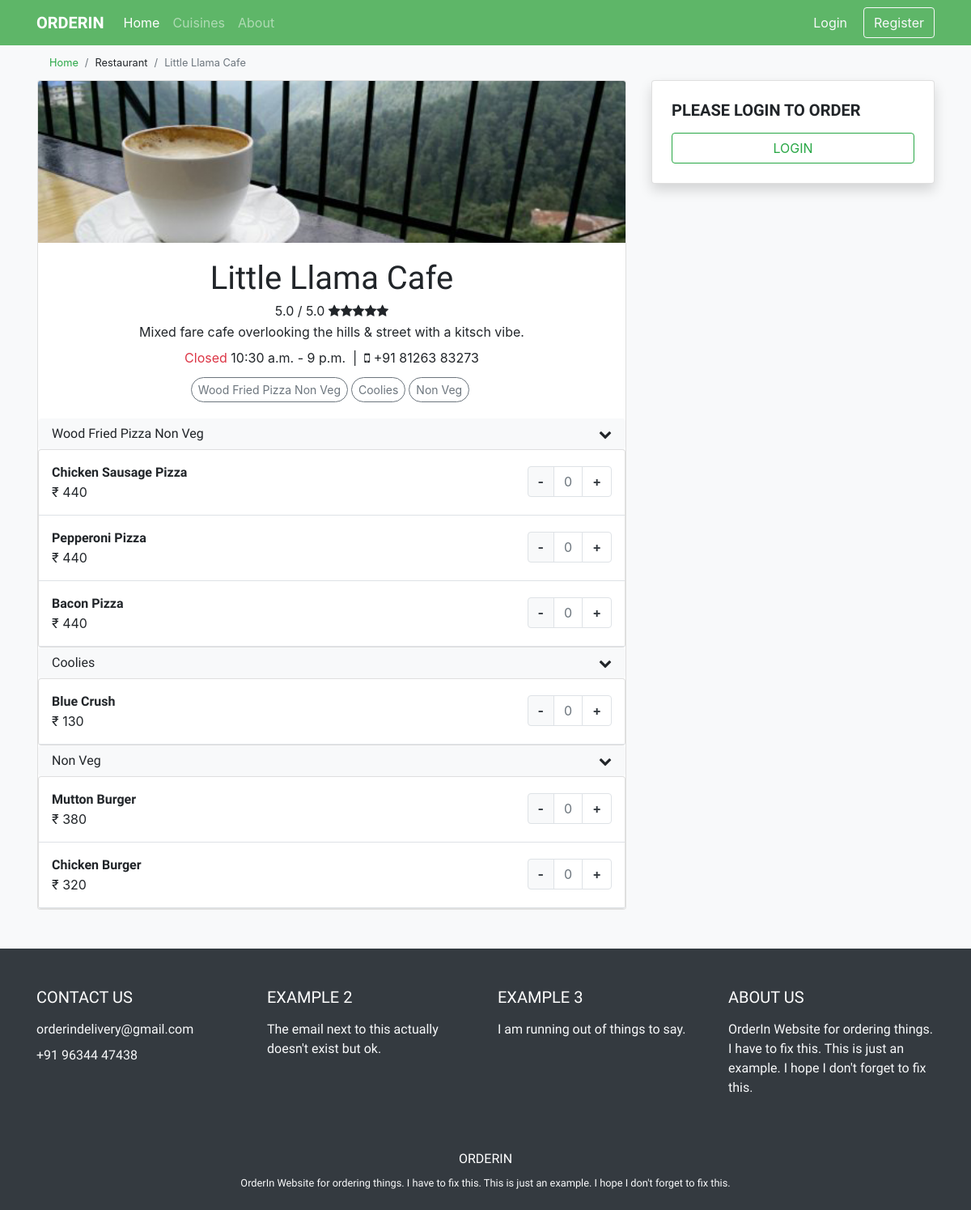
The page /restaurant/1 on the database its author committed.
### food/models.py (models this page shows, shortened)
class Restaurant(models.Model):
    name = models.CharField(max_length=50)
    nick = models.CharField(max_length=10, blank=True)
    cuisine = models.ManyToManyField(Cuisine, related_name='restaurants')
    description = models.TextField(blank=True)
    phoneNumber = models.CharField(max_length=50, blank=True)
    url = models.URLField(blank=True)
    openTime = models.TimeField(blank=True, null=True)
    closeTime = models.TimeField(blank=True, null=True)

class Category(models.Model):
    restaurant = models.ForeignKey(Restaurant, on_delete=models.CASCADE, related_name='categories')
    name = models.CharField(max_length=50)

class MenuItem(models.Model):
    name = models.CharField(max_length=50)
    price = models.IntegerField()
    description = models.TextField(blank=True)
    image = models.ImageField(upload_to='menu_item', blank=True)
    category = models.ForeignKey('Category', on_delete=models.CASCADE, related_name='menu', null=True)
    totalCount = models.IntegerField(default=0)

### food/views.py (the view)
# urls.py: path("restaurant/<int:restaurantId>", views.restaurant, name='restaurant'),
def restaurant(request, restaurantId):
    try:
        restaurant = Restaurant.objects.get(pk=restaurantId)
    except Post.DoesNotExist:
        raise Http404("Restaurant does not exist")
    context = {
        "restaurant": restaurant,
        "categories": restaurant.categories.all(),
        "currentTime": datetime.datetime.now(),
    }
    if request.user.is_authenticated:
        if request.method == 'POST':
            orderId = request.POST['orderId']
            order = Order.objects.get(id=orderId)
            order.orderedTime = datetime.datetime.now()
            order.save()
            if request.user.profile.phoneNumber == '':
                return HttpResponseRedirect(reverse('phoneNumber'))
            return HttpResponseRedirect(reverse('address', args=[restaurantId]))
        else:
            pendingOrders = restaurant.orders.filter(user=request.user, status=1)
            context["pendingOrders"] = pendingOrders
            context['loggedIn'] = True
            context["phoneNumber"] = request.user.profile.phoneNumber
            try:
                currentOrder = Order.objects.get(user=request.user, restaurant=restaurant, status=0)
                context['currentOrder'] = currentOrder
            except:
                print('No current order')
    else:
        context['loggedIn'] = False
    return render(request, "food/restaurant.html", context)

### food/templatetags/food_extra.py (called while the page is built, shortened)
@register.filter
def matchingID(items, menuID):
    try:
        item = items.filter(menuItem=menuID).first()
        result = {
                'count': item.count,
                'id': item.id
            }
    except:
        return mark_safe(f'''
              <li class="page-item">
                <button class="remove-order-button page-link font-weight-bold text-dark button-disabled" disabled>-</button>
              </li>
              <li class="page-item disabled"><a class="page-link order-item-count">0</a></li>
            ''')

### food/templates/food/restaurant.html (shortened to what this page needs)
{% extends "food/base.html" %}
{% load static %}
{% load food_extra %}
{% block body %}
<nav aria-label="breadcrumb"><small>
  <ol class="breadcrumb my-0 bg-light">
    <li class="breadcrumb-item"><a href="{% url 'index' %}" class="text-success">Home</a></li>
    <li class="breadcrumb-item">Restaurant</li>
    <li class="breadcrumb-item active">{{ restaurant.name }}</li>
  </ol></small>
</nav>
<div class="row animate__animated animate__fadeIn">
  <div class="col-12 col-lg-8 px-0 px-lg-3 mb-4">
    <div class="card">
      <img class="card-img-top" style="height: 200px; object-fit: cover;" src="{% with 'food/img/'|add:restaurant.name|add:'.jpg' as image_static %}{% static image_static %}{% endwith %}" alt="{{ restaurant.name }}">
      <div class="card-body px-0 pb-0">
        <div class="text-center px-2">
          <h1 class="card-title mb-1" id="logo">{{ restaurant.name }}</h1>
          <div class="mt-0 mb-2">
            5.0 / 5.0 <i class="fa fa-star" aria-hidden="true"></i><i class="fa fa-star" aria-hidden="true"></i><i class="fa fa-star" aria-hidden="true"></i><i class="fa fa-star" aria-hidden="true"></i><i class="fa fa-star" aria-hidden="true"></i>
          </div>
          <p class="card-subtitle mb-2 mx-2">{{ restaurant.description }}</p>
          <div class="mb-2">
            {% if restaurant.openTime %}
              {% if restaurant.openTime <= currentTime.time and restaurant.closeTime >= currentTime.time %}
                <span class="text-success">Open</span>
              {% else %}
                <span class="text-danger">Closed</span>
              {% endif %}
              {{ restaurant.openTime }} - {{ restaurant.closeTime }}
              &nbsp;|&nbsp;
            {% endif %}
            <i class="fa fa-mobile" aria-hidden="true"></i> {{ restaurant.phoneNumber }}
          </div>
          <div class="mb-3">
            {% for category in categories %}<a href="#{{ category.name }}" class="btn btn-sm btn-outline-secondary my-1 mr-1" style="border-radius:50px;">{{ category.name }}</a>{% endfor %}
          </div>
        </div>
        {% for category in categories %}
          <button class="btn btn-light btn-md btn-block d-flex justify-content-between px-3" type="button" data-toggle="collapse" data-target="#{{ category.name|cut:' ' }}" aria-expanded="false" aria-controls="{{ category.name|cut:' ' }}">
            <p class="my-auto" id="f1">{{ category.name }}</p><i class="fa fa-chevron-down my-auto" aria-hidden="true"></i>
          </button>
          <div class="collapse show" id="{{ category.name|cut:' ' }}">
            <div class="card card-body p-0">
              {% for menu in category.menu.all %}
                <div class="border-bottom px-3 py-3">
                  <div class="row">
                    <div class="col-8">
                      <p class="font-weight-bold my-auto" id="f1">{{ menu.name }}</p><p class="my-auto">&#8377; {{ menu.price }}</p>
                    </div>
                    <div class="col-4">
                      <nav aria-label="order count">
                        <ul class="order-item-div pagination justify-content-end mt-1 mb-0">
                          {{ currentOrder.items.all|matchingID:menu.id }}
                          <li class="page-item">
                            <button class="add-order-button page-link font-weight-bold text-dark" data-id="{{ menu.id }}" data-restaurantid="{{ restaurant.id }}">+</button>
                          </li>
                        </ul>
                      </nav>
                    </div>
                  </div>
                </div>
              {% endfor %}
            </div>
          </div>
          {% endfor %}
      </div>
    </div>
  </div>
  <div class="col-12 col-lg-4">
    <div class="card shadow d-none d-lg-block" id="filter">
      <div class="card-body py-4 px-4" id="order-div">
        {% if loggedIn %}
        <div class="d-flex justify-content-between">
          <h5 class="card-text font-weight-bold f2">YOUR ORDER</h5>
          <h5 class="font-weight-light">#{{ currentOrder.id }}</h5>
        </div>
          {% if phoneNumber %}
            <p>PHONE: {{ phoneNumber }}</p>
          {% else %}
            <p><a href="{% url 'phoneNumber' %}">Confirm your phone number.</a></p>
          {% endif %}
        {% else %}
          <h5 class="card-text font-weight-bold f2">PLEASE LOGIN TO ORDER</h5>
        {% endif %}
        {% if request.user.is_authenticated %}
        <hr class="orderList">
        <table class="table table-borderless f2 mt-n3">
          <thead>
             <tr class="font-weight-bold">
               <th scope="col"><small>PRODUCT</small></th>
               <th scope="col"><small>QTY</small></th>
               <th scope="col"><small>PRICE</small></th>
             </tr>
           </thead>
          <tbody id="order-list">
              {% for item in currentOrder.items.all %}
                <tr id="order-item-{{ item.id }}">
                  <td class="font-weight-bold">{{ item.menuItem.name }}</td>
                  <td class="text-right item-count">{{ item.count }}</td>
                  <td class="text-right item-price">{{ item.menuItem.price|multiply:item.count }}</td>
                </tr>
              {% endfor %}
          </tbody>
          <tfoot>
            <tr class="font-weight-bold">
              {% if currentOrder %}
                <td>Total (&#8377;)</td>
                <td></td>
                <td class="text-right"><span id="total-price">{{ currentOrder.totalPrice }}</span></td>
              {% else %}
                <td>Total (&#8377;)</td>
                <td></td>
                <td class="text-right"><span id="total-price">0</span></td>
              {% endif %}
            </tr>
          </tfoot>
        </table>
        <hr class="orderList mt-n2">
        <form action="{% url 'restaurant' restaurant.id %}" method="post">
          {% csrf_token %}
          <input id="order-id" type="hidden" name="orderId" value="{{ currentOrder.id }}">
          {% if currentOrder.totalPrice > 0 %}
            <button id="order-button" class="form-control btn-danger" type="submit" name="button">Confirm Order</button>
          {% else %}
            <button id="order-button" class="form-control btn-danger" type="submit" name="button" style="display: none;">Confirm Order</button>
          {% endif %}
        </form>
        {% else %}
        <form class="mt-3" action="{% url 'login' %}">
          <button id="order-button" class="form-control btn-outline-success" type="submit" name="button">LOGIN</button>
        </form>
        {% endif %}
      </div>
    </div>
  </div>
</div>
  </div>
{% endblock %}

### static/food/index.css (style rules this page uses)
#logo { font-family: 'Roboto Condensed', sans-serif; }
#f1 { font-family: 'Nanum Gothic', sans-serif; }
.f2 { font-family: 'Raleway', sans-serif; }
#filter { position: -webkit-sticky; position: sticky; top: 80px; }
.button-disabled { background-color: #F8F9FA; }

### rows shown on the page
Restaurant: name "Little Llama Cafe", name (picture), description "Mixed fare cafe overlooking the hills & street with a kitsch vibe.", openTime "10:30 a.m.", closeTime "9 p.m.", phoneNumber "+91 81263 83273"
Category: name "Wood Fried Pizza Non Veg"
Category: name "Coolies"
Category: name "Non Veg"
MenuItem: name "Chicken Sausage Pizza", price "440", items.all|matchingID "- 0"
MenuItem: name "Pepperoni Pizza", price "440", items.all|matchingID "- 0"
MenuItem: name "Bacon Pizza", price "440", items.all|matchingID "- 0"
MenuItem: name "Blue Crush", price "130", items.all|matchingID "- 0"
MenuItem: name "Mutton Burger", price "380", items.all|matchingID "- 0"
MenuItem: name "Chicken Burger", price "320", items.all|matchingID "- 0"
